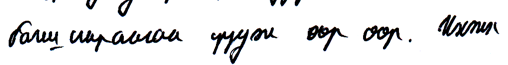
#> input picture Dataset/Authors/001/13.png, 508 x 65 px, given in place of 1.png, which was not available
$ python slant.py
#> lines starting #> are read from the running program, lines starting #| are printed output that depends on the picture; after the words box and inside, x2 and y2 are one past the last pixel; in counts of white or black regions, pixels touching at a corner belong together; pictures that were not available may be replaced by others from this repository, and a replacement may not be noted
# [32 lines of commented-out code are left out]


import cv2
import numpy as np
from skimage.transform import radon

def handwriting_slant_angle(image_path):
#> called with image_path = 'D:\\Data\\Auth_004\\1.png'
    img = cv2.imread(image_path, cv2.IMREAD_GRAYSCALE)
#> img: shape (65, 508); min 0, max 255, mean 230.2
    if img is None:
        raise ValueError("Зургаа зөв зааж өгнө үү.")
    _, bw = cv2.threshold(img, 0, 255, cv2.THRESH_BINARY_INV + cv2.THRESH_OTSU)
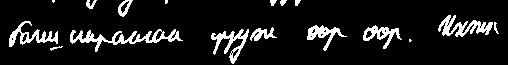
#> bw: shape (65, 508); 10.1% white; 17 white regions (3 under 20 px), largest, box (x1, y1, x2, y2) and area: (70, 29, 183, 52) 743, (438, 15, 493, 37) 525, (211, 29, 249, 64) 449
    bw = bw.astype(np.float32)
    theta = np.arange(-45, 46, 1)
    sinogram = radon(bw, theta=theta, circle=False)
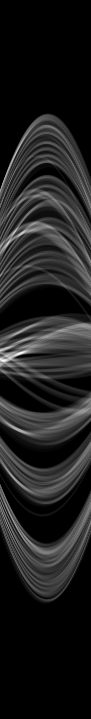
#> sinogram: shape (719, 91) float32; min 0, max 9645, mean 1183.2; drawn with min black and max white
    projection_sums = np.sum(sinogram, axis=0)
#> projection_sums = 91 values, max 851840.3 at index 5, min 849656.3 at index 81, mean 850709.2
    slant_angle = theta[np.argmax(projection_sums)]
#> slant_angle = -40
    # Чиглэл тодорхойлох
    if slant_angle > 0:
        direction = "[translate:Баруун тийш хазайсан]"
    elif slant_angle < 0:
        direction = "[translate:Зүүн тийш хазайсан]"
    else:
        direction = "[translate:Тэгш бичиг]"
    return slant_angle, direction

slant, dirn = handwriting_slant_angle("D:\\Data\\Auth_004\\1.png")
#> slant = -40; dirn = '[translate:Зүүн тийш хазайсан]'
print("Бичгийн налуугийн хэм:", slant, "градус,", dirn)
#| Бичгийн налуугийн хэм: -40 градус, [translate:Зүүн тийш хазайсан]

slant1, dirn1 = handwriting_slant_angle("D:\\Data\\Auth_004\\2.png")
#> call 2 of handwriting_slant_angle, with image_path = 'D:\\Data\\Auth_004\\2.png'
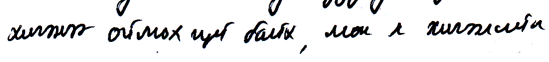
#> input picture Dataset/Authors/001/14.png, 549 x 62 px, given in place of 2.png, which was not available
#> in handwriting_slant_angle (call 2), `_, bw = cv2.threshold(img, 0, 255, cv2.THRESH_BINARY_INV + cv2.THRESH_..`: bw: shape (62, 549); 9.8% white; 21 white regions (1 under 20 px), largest, box (x1, y1, x2, y2) and area: (8, 24, 95, 41) 556, (427, 21, 492, 36) 449, (244, 21, 289, 43) 345
#> in handwriting_slant_angle (call 2), `sinogram = radon(bw, theta=theta, circle=False)`:
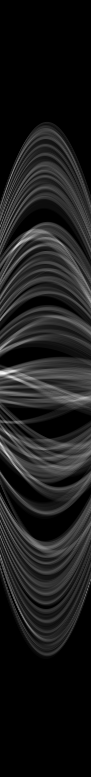
#> sinogram: shape (777, 91) float32; min 0, max 9803.4, mean 1095.8; drawn with min black and max white
#> in handwriting_slant_angle (call 2), `projection_sums = np.sum(sinogram, axis=0)`: projection_sums = 91 values, max 852250.9 at index 74, min 850687.8 at index 83, mean 851420.9
#> in handwriting_slant_angle (call 2), `slant_angle = theta[np.argmax(projection_sums)]`: slant_angle = 29
#> slant1 = 29; dirn1 = '[translate:Баруун тийш хазайсан]'
print("Бичгийн налуугийн хэм:", slant1, "градус,", dirn1)
#| Бичгийн налуугийн хэм: 29 градус, [translate:Баруун тийш хазайсан]

slant2, dirn2 = handwriting_slant_angle("D:\\Data\\Auth_004\\5.png")
#> call 3 of handwriting_slant_angle, with image_path = 'D:\\Data\\Auth_004\\5.png'
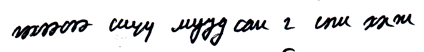
#> input picture Dataset/Authors/001/5.png, 424 x 52 px, found by its file name
#> in handwriting_slant_angle (call 3), `_, bw = cv2.threshold(img, 0, 255, cv2.THRESH_BINARY_INV + cv2.THRESH_..`:
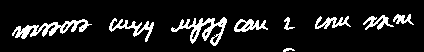
#> bw: shape (52, 424); 10.5% white; 9 white regions, largest, box (x1, y1, x2, y2) and area: (12, 19, 92, 39) 584, (171, 17, 227, 46) 564, (109, 18, 154, 42) 316
#> in handwriting_slant_angle (call 3), `sinogram = radon(bw, theta=theta, circle=False)`:
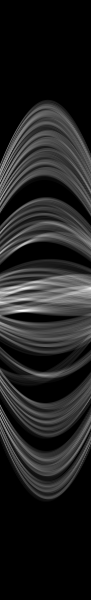
#> sinogram: shape (600, 91) float32; min 0, max 7367.5, mean 980.9; drawn with min black and max white
#> in handwriting_slant_angle (call 3), `projection_sums = np.sum(sinogram, axis=0)`: projection_sums = 91 values, max 589027.9 at index 2, min 587644.2 at index 83, mean 588514.1
#> in handwriting_slant_angle (call 3), `slant_angle = theta[np.argmax(projection_sums)]`: slant_angle = -43
#> slant2 = -43; dirn2 = '[translate:Зүүн тийш хазайсан]'
print("Бичгийн налуугийн хэм:", slant2, "градус,", dirn2)
#| Бичгийн налуугийн хэм: -43 градус, [translate:Зүүн тийш хазайсан]
